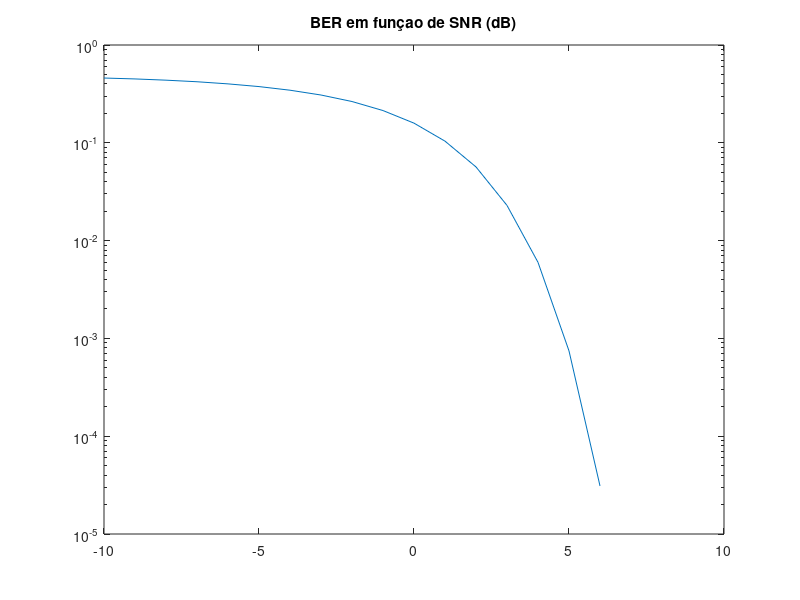

Write the MATLAB code that produced this figure.
testarSNRs = -10:1:10; %valores de SNR em dB
BER = [];
tamanho = 1e6; %tamanho da simulaçao
for SNR = testarSNRs
    sinal = 2*randi(2,tamanho,1)-3;
    ruidoso = sinal*10^(SNR/10) + randn(tamanho,1);
    
    %maximum likelyhood
    filtrado=[sign(ruidoso)];
    BER = [BER nnz(filtrado - sinal)/tamanho];
end
semilogy(testarSNRs,BER)

title("BER em funçao de SNR (dB)")
